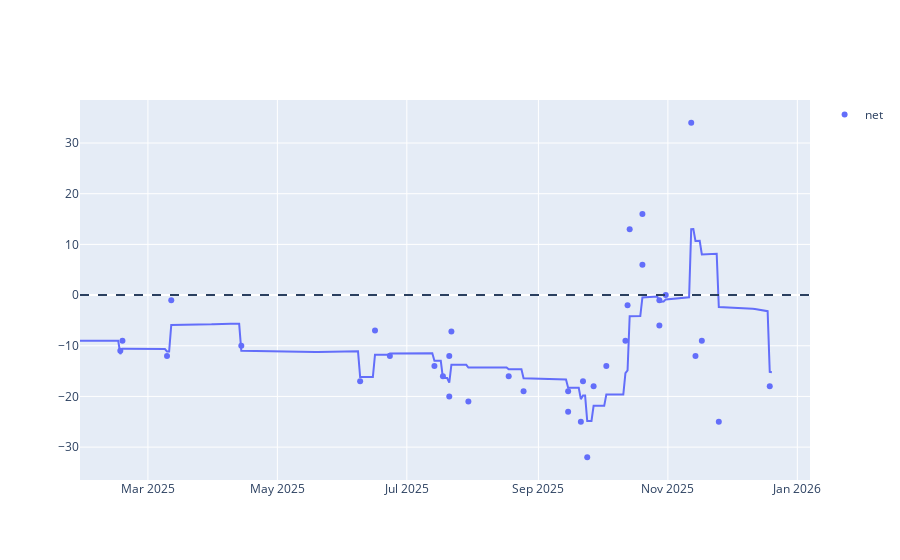

Notebook code for this chart:
### Code cell
line = px.line(x=approval_avg_pali['Date'], y=approval_avg_pali['approve_mean'] - approval_avg_pali['disapprove_mean'])
scatter = px.scatter(polls_df_pali[polls_df_pali['end_date'] >= pd.to_datetime('2025-01-24')], x='end_date', y=['net'])
fig = go.Figure(data=line.data + scatter.data)
fig.add_hline(y=0, line_dash='dash')
fig.show()

### Figure 1 — Plotly figure (JSON) as saved in the notebook; plotly's stock layout.template omitted (floating-point values rounded to 4 significant figures; data arrays with more than 128 entries replaced by an {"elided": "..."} marker saying what was removed)
{"data": [{"hovertemplate": "x=%{x}<br>y=%{y}<extra></extra>", "legendgroup": "", "line": {"color": "#636efa", "dash": "solid"}, "marker": {"symbol": "circle"}, "mode": "lines", "name": "", "orientation": "v", "showlegend": false, "type": "scatter", "x": {"elided": "327 str values"}, "xaxis": "x", "y": {"elided": "327 float values"}, "yaxis": "y"}, {"hovertemplate": "variable=net<br>end_date=%{x}<br>value=%{y}<extra></extra>", "legendgroup": "net", "marker": {"color": "#636efa", "symbol": "circle"}, "mode": "markers", "name": "net", "orientation": "v", "showlegend": true, "type": "scatter", "x": ["2025-06-16T00:00:00.000000000", "2025-08-18T00:00:00.000000000", "2025-09-22T00:00:00.000000000", "2025-10-03T00:00:00.000000000", "2025-10-31T00:00:00.000000000", "2025-11-17T00:00:00.000000000", "2025-06-23T00:00:00.000000000", "2025-09-15T00:00:00.000000000", "2025-10-28T00:00:00.000000000", "2025-07-18T00:00:00.000000000", "2025-03-12T00:00:00.000000000", "2025-04-14T00:00:00.000000000", "2025-12-19T00:00:00.000000000", "2025-07-14T00:00:00.000000000", "2025-02-17T00:00:00.000000000", "2025-03-10T00:00:00.000000000", "2025-06-09T00:00:00.000000000", "2025-08-25T00:00:00.000000000", "2025-09-21T00:00:00.000000000", "2025-10-20T00:00:00.000000000", "2025-10-20T00:00:00.000000000", "2025-09-15T00:00:00.000000000", "2025-10-13T00:00:00.000000000", "2025-07-21T00:00:00.000000000", "2025-11-14T00:00:00.000000000", "2025-07-21T00:00:00.000000000", "2025-02-16T00:00:00.000000000", "2025-11-25T00:00:00.000000000", "2025-09-24T00:00:00.000000000", "2025-11-12T00:00:00.000000000", "2025-10-12T00:00:00.000000000", "2025-10-28T00:00:00.000000000", "2025-07-22T00:00:00.000000000", "2025-10-14T00:00:00.000000000", "2025-07-30T00:00:00.000000000", "2025-09-27T00:00:00.000000000"], "xaxis": "x", "y": [-7.0, -16.0, -17.0, -14.0, 0.0, -9.0, -12.0, -19.0, -6.0, -16.0, -1.0, -10.0, -18.0, -14.0, -9.0, -12.0, -17.0, -19.0, -25.0, 6.0, 16.0, -23.0, -2.0, -12.0, -12.0, -20.0, -11.0, -25.0, -32.0, 34.0, -9.0, -1.0, -7.2, 13.0, -21.0, -18.0], "yaxis": "y"}], "layout": {"shapes": [{"line": {"dash": "dash"}, "type": "line", "x0": 0, "x1": 1, "xref": "x domain", "y0": 0, "y1": 0, "yref": "y"}]}}
